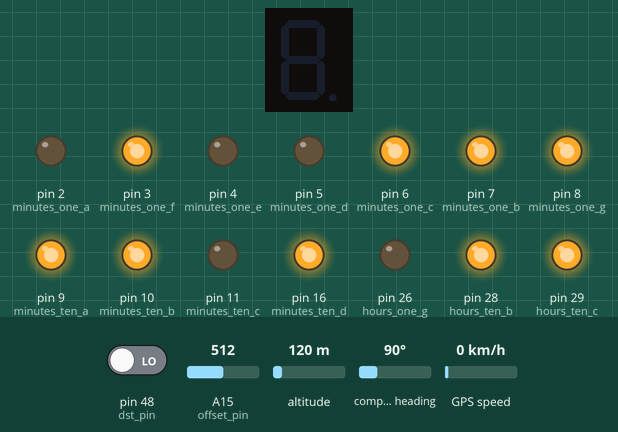
The sketch below on a simulated Arduino Mega 2560, built with avr-gcc and run on an emulated ATmega2560. Parts: 1-digit seven-segment display, output pins drawn as LEDs (lit = HIGH). Wiring (inferred from the names in the program): 1-digit 7-segment display, segments lit when LOW: segments pin 25, pin 24, pin 23, pin 22, pin 21, pin 20, pin 19. Inputs (shaded band) come from the test bench; at power-on: A15 (offset_pin) = 512, pin 48 (dst_pin) LOW, altitude 120 m, compass heading 90°, GPS speed 0 km/h. The GPS gets a fix after 3 s at 37.7749, -122.4194 with 8 satellites; no radio packets arrive unless stated; the segment pins are drawn as the display they are named for; pins used as bus, display or sensor lines are not drawn.

Above: at 1.2 s.
1.3 s: A15 (offset_pin) set to 524
3.2 s: A15 (offset_pin) set to 548
At 4.9 s:
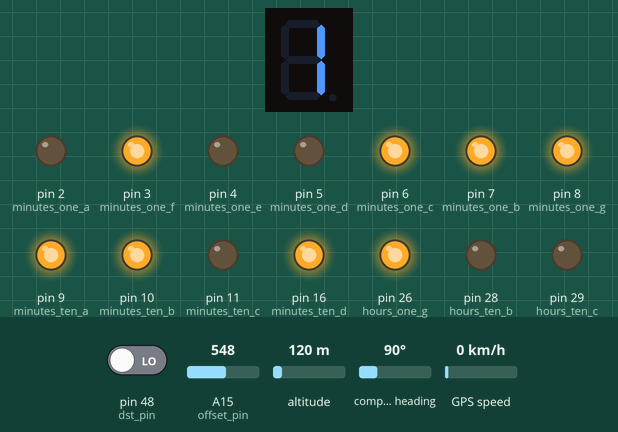
5.5 s: A15 (offset_pin) set to 565
7.2 s: A15 (offset_pin) set to 585
At 9.2 s:
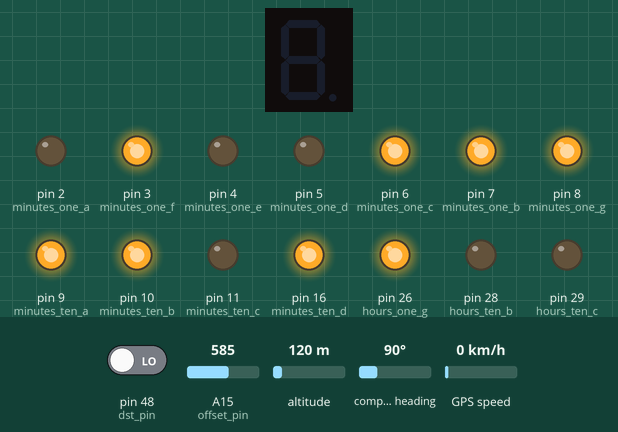
9.5 s: A15 (offset_pin) set to 605
11.2 s: A15 (offset_pin) set to 629
At 12.3 s:
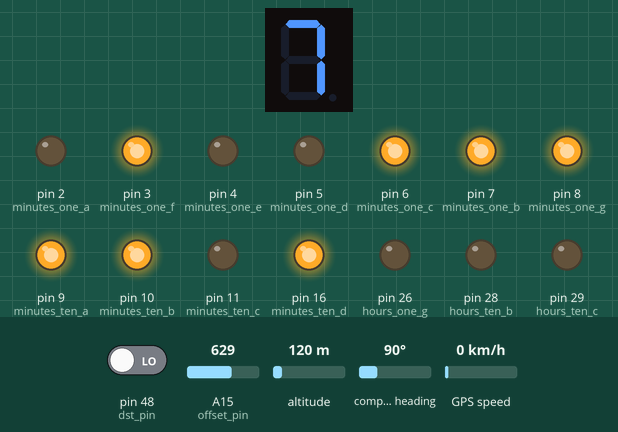
At 31.0 s:
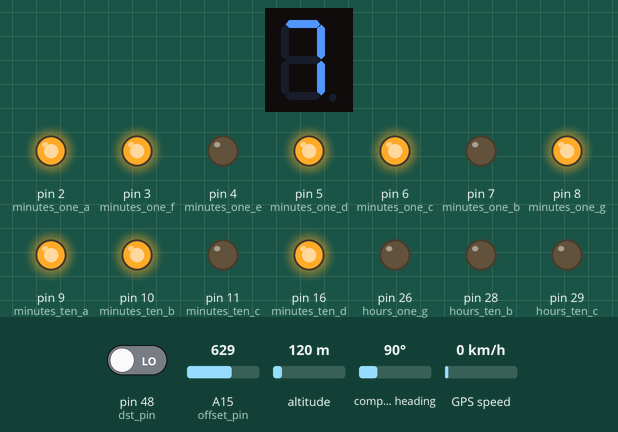
Timing chart, 0 to 31.5 s (numbered marks = the images above; inputs shaded):
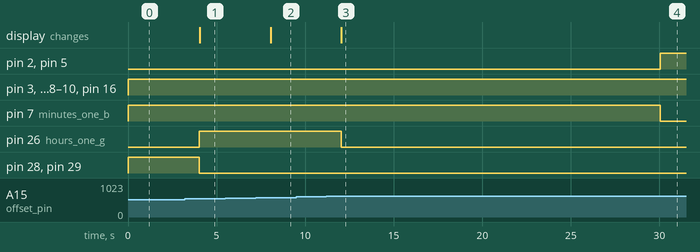

The sketch:

big_LED_clock.ino
```cpp
/*


the segments of the digits are labeled as follows
         _____
        /  A /
       /F   /B
      /____/
     /  G /
    /E   /C
   /____/
     D

the gps is wired to serial3 (14,15)

*/


//make config changes in the area of code below

int leading_zero_blanking = 1; //set to 1 to enable
int format_12 = 1; //set to 1 to enable 12 hour time
int receiver_code = 152; //must match transmitter code
int dimmable_display = 1; //set to 1 if the display is wired with a PNP transistor (ss8550 with 1k base resistor) on the display power wire
int nite_off = 23; // dim display at this hour and after
int morning_on = 7; // dim display before this hour
int dim_level = 5; //amount to dim display (0-255)
int display_dim_pin = 44; //optional pwm pin for display digit dimming
int offset_pin = A15; //analog pin for hour offset pot
int dst_pin = 48; //the dst button pin
int RF_data_pin = 40; //the receiver data pin

//pins that the display segments are wired to are defined below

int hours_ten_a = 27;
int hours_ten_b = 28;
int hours_ten_c = 29;
int hours_ten_d = 30;
int hours_ten_e = 31;
int hours_ten_f = 46;
int hours_ten_g = 47;

int hours_one_a = 20;
int hours_one_b = 21;
int hours_one_c = 22;
int hours_one_d = 23;
int hours_one_e = 24;
int hours_one_f = 25;
int hours_one_g = 26;

int minutes_ten_a = 9;
int minutes_ten_b = 10;
int minutes_ten_c = 11;
int minutes_ten_d = 16;
int minutes_ten_e = 17;
int minutes_ten_f = 18;
int minutes_ten_g = 19;

int minutes_one_a = 2;
int minutes_one_b = 7;
int minutes_one_c = 6;
int minutes_one_d = 5;
int minutes_one_e = 4;
int minutes_one_f = 3;
int minutes_one_g = 8;

int colon = 13; // the pin that the colon is wired to. must be a PWM capable pin

// make config changes above this line only

#include <TinyGPS++.h>  //TinyGPSPlus library
#include <RH_ASK.h>     //Radiohead library

RH_ASK driver(2000, RF_data_pin, 0, 0);

static const uint32_t GPSBaud = 9600;

int on = 1;
int off = 0;
int dot_count;
int colon_val;
int hi_dot = 255;

int hour_offset;

int a;
int b;
int c;
int d;
int e;
int f;
int g;

int hours = 0;
int minutes = 0;
int seconds = 0;
int hours_ten = 0;
int hours_one = 0;
int minutes_ten = 0;
int minutes_one = 0;

int weather_time = 0;
int weather_valid = 0;
int Temp;
int RH;

TinyGPSPlus gps;

void setup()
{

#ifdef RH_HAVE_SERIAL
    Serial.begin(9600);	  // Debugging only
#endif
    if (!driver.init())
#ifdef RH_HAVE_SERIAL
         Serial.println("init failed");
#else
         Serial.println("init success");	;
#endif

  Serial3.begin(GPSBaud);

  pinMode(hours_ten_a, OUTPUT);
  pinMode(hours_ten_b, OUTPUT);
  pinMode(hours_ten_c, OUTPUT);
  pinMode(hours_ten_d, OUTPUT);
  pinMode(hours_ten_e, OUTPUT);
  pinMode(hours_ten_f, OUTPUT);
  pinMode(hours_ten_g, OUTPUT);
  pinMode(hours_one_a, OUTPUT);
  pinMode(hours_one_b, OUTPUT);
  pinMode(hours_one_c, OUTPUT);
  pinMode(hours_one_d, OUTPUT);
  pinMode(hours_one_e, OUTPUT);
  pinMode(hours_one_f, OUTPUT);
  pinMode(hours_one_g, OUTPUT);
  pinMode(minutes_ten_a, OUTPUT);
  pinMode(minutes_ten_b, OUTPUT);
  pinMode(minutes_ten_c, OUTPUT);
  pinMode(minutes_ten_d, OUTPUT);
  pinMode(minutes_ten_e, OUTPUT);
  pinMode(minutes_ten_f, OUTPUT);
  pinMode(minutes_ten_g, OUTPUT);
  pinMode(minutes_one_a, OUTPUT);
  pinMode(minutes_one_b, OUTPUT);
  pinMode(minutes_one_c, OUTPUT);
  pinMode(minutes_one_d, OUTPUT);
  pinMode(minutes_one_e, OUTPUT);
  pinMode(minutes_one_f, OUTPUT);
  pinMode(minutes_one_g, OUTPUT);
  pinMode(dst_pin, INPUT);
}

void loop()
{
//get weather data if available
  int data[3] = {0};
      uint8_t buflen = sizeof(data);
    if (driver.recv((uint8_t*)data, &buflen));
   {
  if (data[0] == receiver_code) {  //throw away bad data
    RH = data[1];
    Temp = data[2];
    weather_time =  (60 * minutes) + seconds; //record time of weather aquisition
    weather_valid = 1; //mark weather as valid
  }
}


  // This sketch displays information every time a new NMEA sentence is correctly encoded.
  while (Serial3.available() > 0)
    if (gps.encode(Serial3.read()))
      displayInfo();

  if (millis() > 5000 && gps.charsProcessed() < 10)
  {
    Serial.println(F("No GPS detected: check wiring."));
    while(true);
  }
  hour_offset = map(analogRead(offset_pin), 0, 1023, 23, 0) + digitalRead(dst_pin);

}

void displayInfo()
{
  if (gps.time.isValid())
// store values in working variables
  {
  hours = gps.time.hour();
  minutes = gps.time.minute();
  seconds = gps.time.second();

  hours = hours + hour_offset;


//invalidate weather data that's too old
if ((60 * minutes + seconds) - weather_time >= 60) {
  weather_valid = 0;
}

//adjust to 24 hour local time
  if (hours > 24) hours = hours - 24;
  if (hours < 1) hours = hours + 24;

// dim during off hours
    if ((hours >= nite_off) or (hours < morning_on)) {
      hi_dot = dim_level; //dim the colon
      if (dimmable_display == 1) { //dim the digits if they're dimmable
        analogWrite(display_dim_pin, (255 - dim_level));
      }
      else {
        on = 0; //digits not dimmable so turn them off
      }
    } else {
      hi_dot = 255;
      on = 1;
      analogWrite(display_dim_pin, 0);
    }

//ramp up during morning_on hour


//ramp down during nite_off hour


//convert to 12 hour format if format_12 = 1
  if (format_12 == 1) {
    if (hours > 12) hours = hours - 12;
    if (hours < 1) hours = hours + 12;
    }
   }


//determine if we should display time or temp
if ((weather_valid == 1) and seconds % 10 >= 8) {
//display RH
    colon_val = off;
    hours_ten = (RH/10);
    hours_one = (RH - (10 * hours_ten));
    minutes_ten = 11;
    minutes_one = 12;
}

if ((weather_valid == 1) and (seconds % 10 >= 6 and seconds %10 < 8) ) {
  colon_val = off;
//display temp
  if ((Temp < 0) and (Temp >= -9)) {
    Temp = abs(Temp);
    hours_ten = 10;  // minus
    hours_one = Temp;
    minutes_ten = 10; //degrees
    minutes_one = 11; //F
  } else if (Temp <= -10) {
    Temp = abs(Temp);
    hours_ten = 10; //minus
    hours_one = (Temp/10);
    minutes_ten = (Temp - (10 * hours_one));
    minutes_one = 10; //degrees
  } else if ((Temp >= 0) and (Temp <100)) {
    hours_ten = (Temp/10);
    hours_one = (Temp - (10 * hours_ten));
    minutes_ten = 10; //degrees
    minutes_one = 11; //F
  } else if (Temp >= 100) {
    hours_ten = 1;
    Temp = Temp - 100;
    hours_one = (Temp/10);
    minutes_ten = (Temp - (10 * hours_one));
    minutes_one = 10; //degrees
    }
}

if ((seconds % 10 <= 5) or (weather_valid == 0)) {
//display time
// calculate values for separate digits to display time
  hours_ten = (hours/10);
  hours_one = (hours - (10 * hours_ten));
  minutes_ten = (minutes/10);
  minutes_one = (minutes - (10 * minutes_ten));

//do colon stuff....
  dot_count = seconds % 2;

  switch(dot_count)
  {
    case 0: colon_val = hi_dot; break;
    case 1: colon_val = off; break;
  }
}


//do display stuff
// write colon

analogWrite(colon, colon_val);

// set the display segments

switch(hours_ten)
{
  case 0: if (leading_zero_blanking = 0) {
    a=on;b=on;c=on;d=on;e=on;f=on;g=off;
    } else {
    a=off;b=off;c=off;d=off;e=off;f=off;g=off;
    }
    break;
  case 1: a=off;b=on;c=on;d=off;e=off;f=off;g=off;break;
  case 2: a=on;b=on;c=off;d=on;e=on;f=off;g=on;break;
  case 3: a=on;b=on;c=on;d=on;e=off;f=off;g=on;break;
  case 4: a=off;b=on;c=on;d=off;e=off;f=on;g=on;break;
  case 5: a=on;b=off;c=on;d=on;e=off;f=on;g=on;break;
  case 6: a=on;b=off;c=on;d=on;e=on;f=on;g=on;break;
  case 7: a=on;b=on;c=on;d=off;e=off;f=off;g=off;break;
  case 8: a=on;b=on;c=on;d=on;e=on;f=on;g=on;break;
  case 9: a=on;b=on;c=on;d=off;e=off;f=on;g=on;break;
  case 10: a=off;b=off;c=off;d=off;e=off;f=off;g=on;break; // - symbol
}
// write hours_ten digit display pins

digitalWrite(hours_ten_a, a);
digitalWrite(hours_ten_b, b);
digitalWrite(hours_ten_c, c);
digitalWrite(hours_ten_d, d);
digitalWrite(hours_ten_e, e);
digitalWrite(hours_ten_f, f);
digitalWrite(hours_ten_g, g);

switch(hours_one)
{
  case 0: a=on;b=on;c=on;d=on;e=on;f=on;g=off;break;
  case 1: a=off;b=on;c=on;d=off;e=off;f=off;g=off;break;
  case 2: a=on;b=on;c=off;d=on;e=on;f=off;g=on;break;
  case 3: a=on;b=on;c=on;d=on;e=off;f=off;g=on;break;
  case 4: a=off;b=on;c=on;d=off;e=off;f=on;g=on;break;
  case 5: a=on;b=off;c=on;d=on;e=off;f=on;g=on;break;
  case 6: a=on;b=off;c=on;d=on;e=on;f=on;g=on;break;
  case 7: a=on;b=on;c=on;d=off;e=off;f=off;g=off;break;
  case 8: a=on;b=on;c=on;d=on;e=on;f=on;g=on;break;
  case 9: a=on;b=on;c=on;d=off;e=off;f=on;g=on;break;
}
// write hours_one digit display pins

digitalWrite(hours_one_a, a);
digitalWrite(hours_one_b, b);
digitalWrite(hours_one_c, c);
digitalWrite(hours_one_d, d);
digitalWrite(hours_one_e, e);
digitalWrite(hours_one_f, f);
digitalWrite(hours_one_g, g);

switch(minutes_ten)
{
  case 0: a=on;b=on;c=on;d=on;e=on;f=on;g=off;break;
  case 1: a=off;b=on;c=on;d=off;e=off;f=off;g=off;break;
  case 2: a=on;b=on;c=off;d=on;e=on;f=off;g=on;break;
  case 3: a=on;b=on;c=on;d=on;e=off;f=off;g=on;break;
  case 4: a=off;b=on;c=on;d=off;e=off;f=on;g=on;break;
  case 5: a=on;b=off;c=on;d=on;e=off;f=on;g=on;break;
  case 6: a=on;b=off;c=on;d=on;e=on;f=on;g=on;break;
  case 7: a=on;b=on;c=on;d=off;e=off;f=off;g=off;break;
  case 8: a=on;b=on;c=on;d=on;e=on;f=on;g=on;break;
  case 9: a=on;b=on;c=on;d=off;e=off;f=on;g=on;break;
  case 10: a=on;b=on;c=off;d=off;e=off;f=on;g=on;break; // degree symbol
  case 11: a=off;b=off;c=off;d=off;e=on;f=off;g=on;break; //r
}
// write minutes_ten digit display pins

digitalWrite(minutes_ten_a, a);
digitalWrite(minutes_ten_b, b);
digitalWrite(minutes_ten_c, c);
digitalWrite(minutes_ten_d, d);
digitalWrite(minutes_ten_e, e);
digitalWrite(minutes_ten_f, f);
digitalWrite(minutes_ten_g, g);

switch(minutes_one)
{
  case 0: a=on;b=on;c=on;d=on;e=on;f=on;g=off;break;
  case 1: a=off;b=on;c=on;d=off;e=off;f=off;g=off;break;
  case 2: a=on;b=on;c=off;d=on;e=on;f=off;g=on;break;
  case 3: a=on;b=on;c=on;d=on;e=off;f=off;g=on;break;
  case 4: a=off;b=on;c=on;d=off;e=off;f=on;g=on;break;
  case 5: a=on;b=off;c=on;d=on;e=off;f=on;g=on;break;
  case 6: a=on;b=off;c=on;d=on;e=on;f=on;g=on;break;
  case 7: a=on;b=on;c=on;d=off;e=off;f=off;g=off;break;
  case 8: a=on;b=on;c=on;d=on;e=on;f=on;g=on;break;
  case 9: a=on;b=on;c=on;d=off;e=off;f=on;g=on;break;
  case 10: a=on;b=on;c=off;d=off;e=off;f=on;g=on;break; // degree symbol
  case 11: a=on;b=off;c=off;d=off;e=on;f=on;g=on;break; // F
  case 12: a=off;b=off;c=on;d=off;e=on;f=on;g=on;break; //h
}
// write minutes_one digit display pins

digitalWrite(minutes_one_a, a);
digitalWrite(minutes_one_b, b);
digitalWrite(minutes_one_c, c);
digitalWrite(minutes_one_d, d);
digitalWrite(minutes_one_e, e);
digitalWrite(minutes_one_f, f);
digitalWrite(minutes_one_g, g);

}
```

Measured:
- the behaviour switches between 533 and 534 on A15 (offset_pin) (found by bisection; images 0 and 1)
- the behaviour switches between 622 and 623 on A15 (offset_pin) (found by bisection; images 2 and 3)
- after the input at 1.3 s, every drawn part: stays the same
- after the input at 3.2 s, pin 26 (hours_one_g): LOW → HIGH after 0.83 s; pin 28 (hours_ten_b), pin 29 (hours_ten_c): HIGH → LOW after 0.83 s; the display: changes after 0.84 s (image 1)
- after the input at 5.5 s, every drawn part: stays the same
- after the input at 7.2 s, the display: changes after 0.85 s (image 2)
- after the input at 9.5 s, every drawn part: stays the same
- after the input at 11.2 s, pin 26 (hours_one_g): HIGH → LOW after 0.83 s; the display: changes after 0.85 s (image 3)
